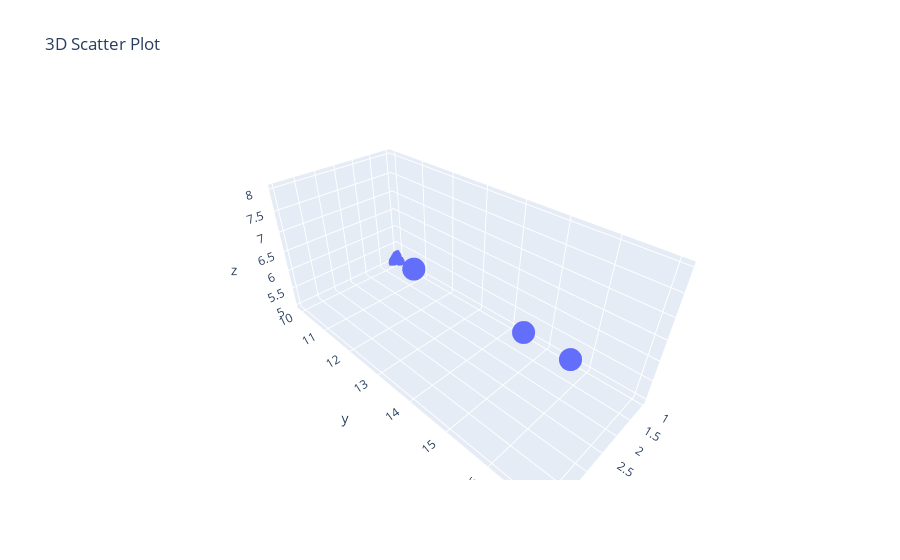

The notebook cell saved with this chart:
### Code cell
# 13. Create a 3D scatter plot using Plotly
import plotly.express as px
import pandas as pd

df = pd.DataFrame({
    'x': [1, 2, 3, 4],
    'y': [10, 15, 13, 17],
    'z': [5, 6, 7, 8]
})

fig = px.scatter_3d(df, x='x', y='y', z='z', title='3D Scatter Plot')
fig.show()

### Figure 1 — Plotly figure (JSON) as saved in the notebook; plotly's stock layout.template omitted (floating-point values rounded to 4 significant figures)
{"data": [{"hovertemplate": "x=%{x}<br>y=%{y}<br>z=%{z}<extra></extra>", "legendgroup": "", "marker": {"color": "#636efa", "symbol": "circle"}, "mode": "markers", "name": "", "scene": "scene", "showlegend": false, "type": "scatter3d", "x": [1, 2, 3, 4], "y": [10, 15, 13, 17], "z": [5, 6, 7, 8]}], "layout": {"legend": {"tracegroupgap": 0}, "scene": {"domain": {"x": [0, 1], "y": [0, 1]}, "xaxis": {"title": {"text": "x"}}, "yaxis": {"title": {"text": "y"}}, "zaxis": {"title": {"text": "z"}}}, "title": {"text": "3D Scatter Plot"}}}
